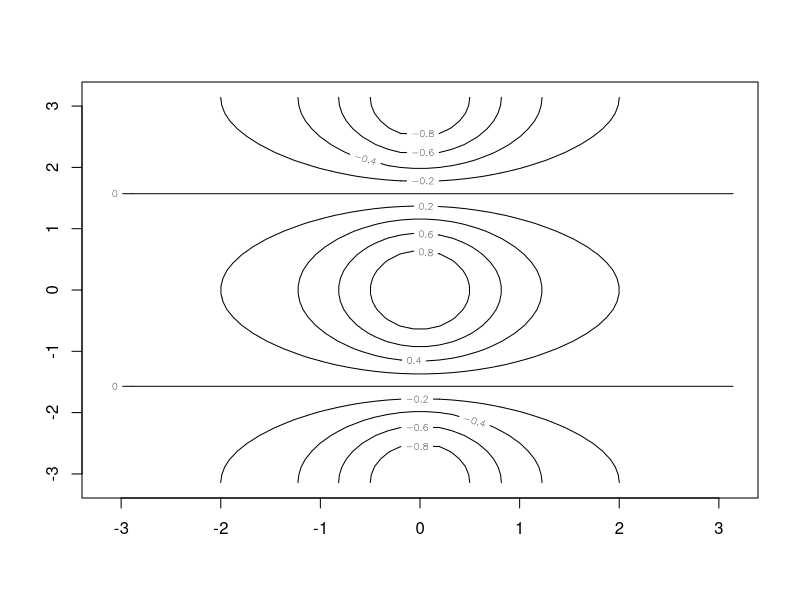
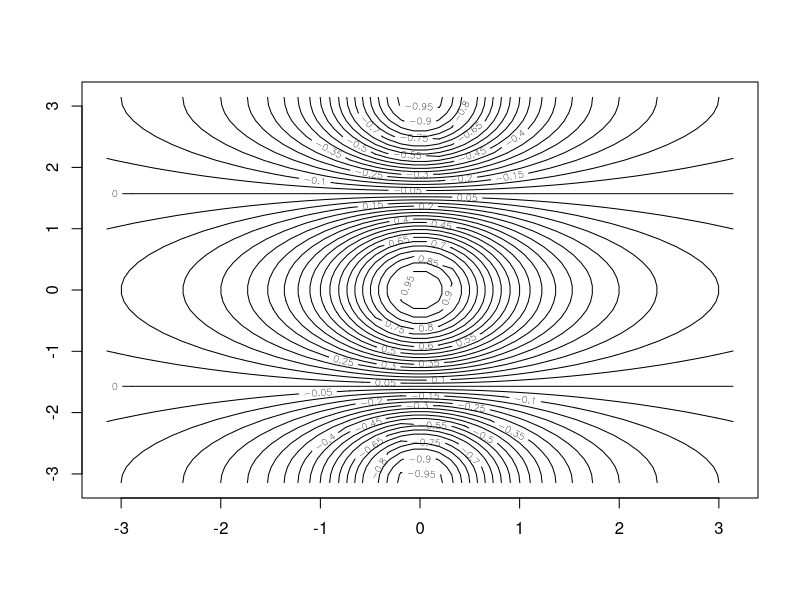
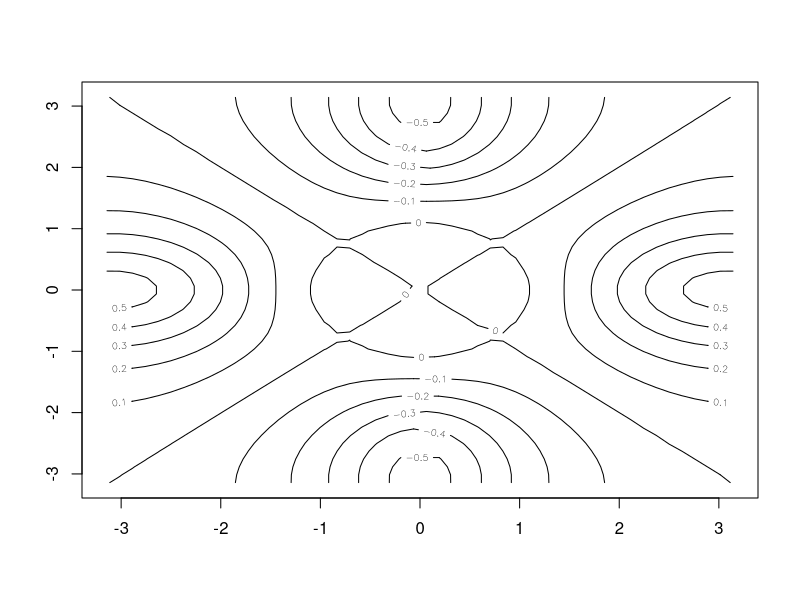
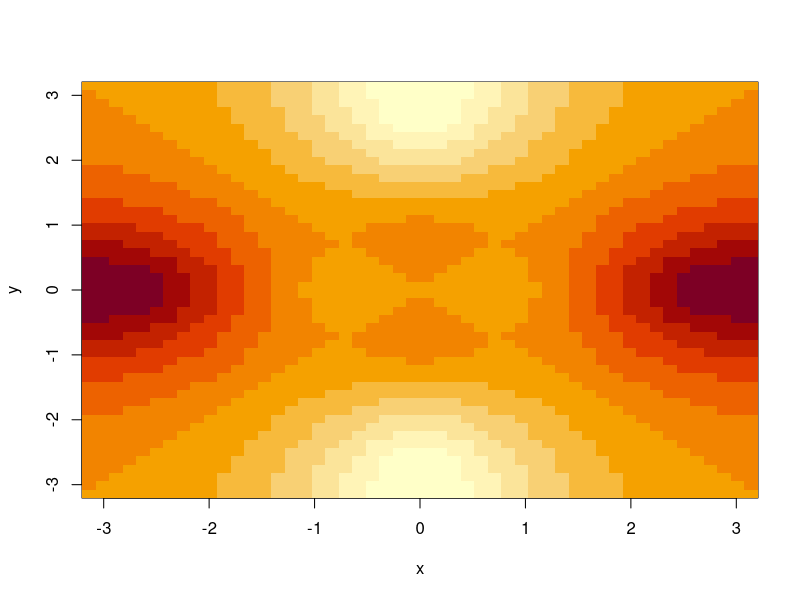
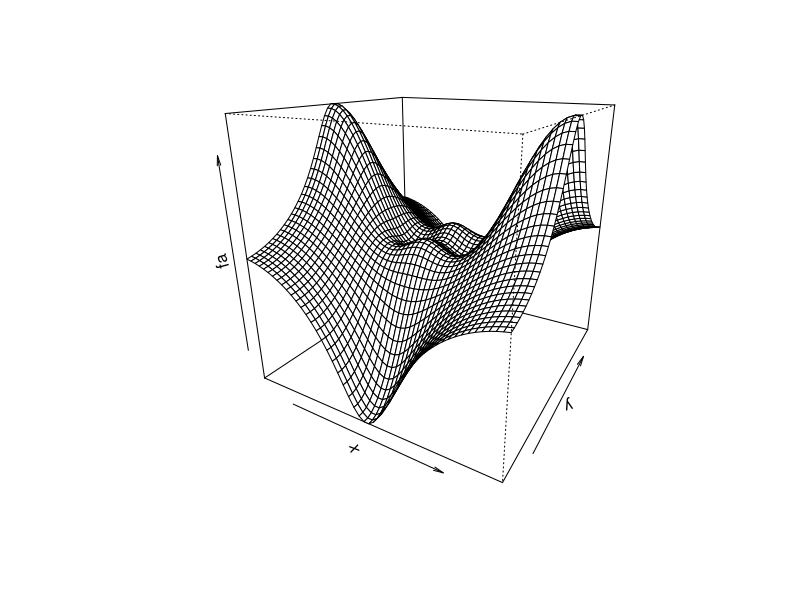

Here is the R script that generated these plots, in order:
#Exercises from book "An introduction to statistical learning: with applications in R"
#Chapter 2.3 - Lab: Introduction to R

#create vectors
x <- c(1,3,2,5)
x
x = c(1,6,2)
y = c(1,4,3)
y
#sum vectors
length(x)
length(y)
x+y
#explore variables
ls()
rm(x,y)
ls()
rm(list=ls())
#working with a matrix
x = matrix(data=c(1,2,3,4), nrow=2, ncol=2)
x
matrix(data=c(1,2,3,4), nrow=2, ncol=2, byrow=TRUE)
sqrt(x)
x^2
#working with normal variables
x=rnorm(50)
y = x + rnorm(50, mean=50, sd=.2)
cor(x,y)
set.seed(1303)
rnorm(50)
#summary statistics
set.seed(3)
y = rnorm(100)
mean(y)
var(y)
sqrt(var(y))
sd(y)
#plotting data
x = rnorm(100)
y = rnorm(100)
pdf("Figure.pdf")
plot(x,y,main="Testing plots", xlab="x axis", ylab="y axis")
plot(x,y)
dev.off()
#creating sequences
x = seq(1,10)
x
x = 1:10
x
x = seq(-pi,pi,length=50)
x
#contour plots
y = x
f = outer(x,y,function(x,y) cos(y)/(1+x^2))
contour(x,y,f)
contour(x,y,f,nlevels=45)
fa = (f - t(f))/2
contour(x,y,fa,nlevels=15)
#complex graphs
image(x,y,fa)
persp(x,y,fa,theta=30,phi=20)
#indexing data
A = matrix(1:16,4,4)
A[2,3]
A[c(1,3), c(2,4)]
A[1:3, 2:4]
A[1:2,]
A[1,]
A[-c(1,3),]
dim(A)
#loading data
?read.table